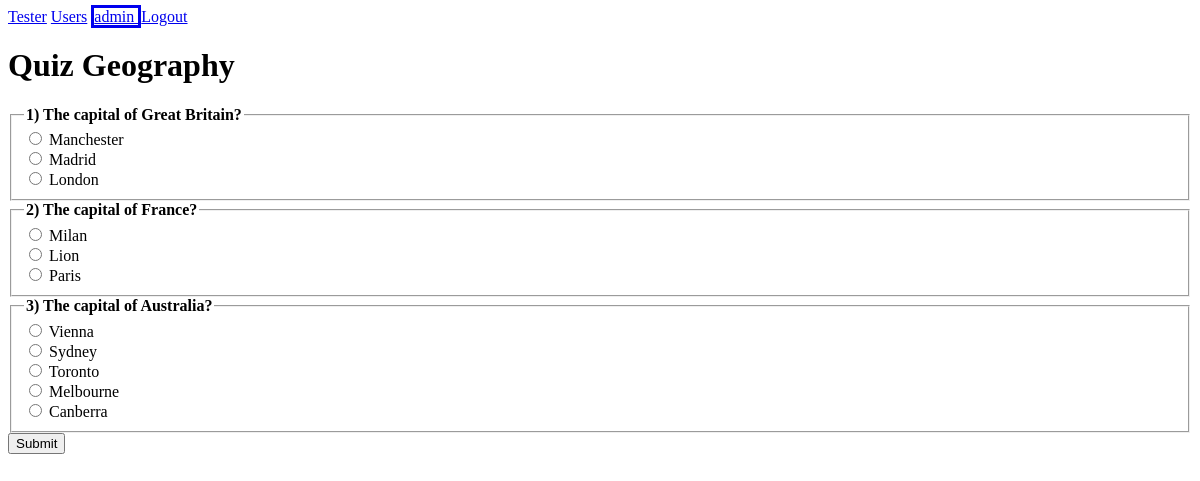
Page /quiz/3/ (signed in) on the earlier database version.
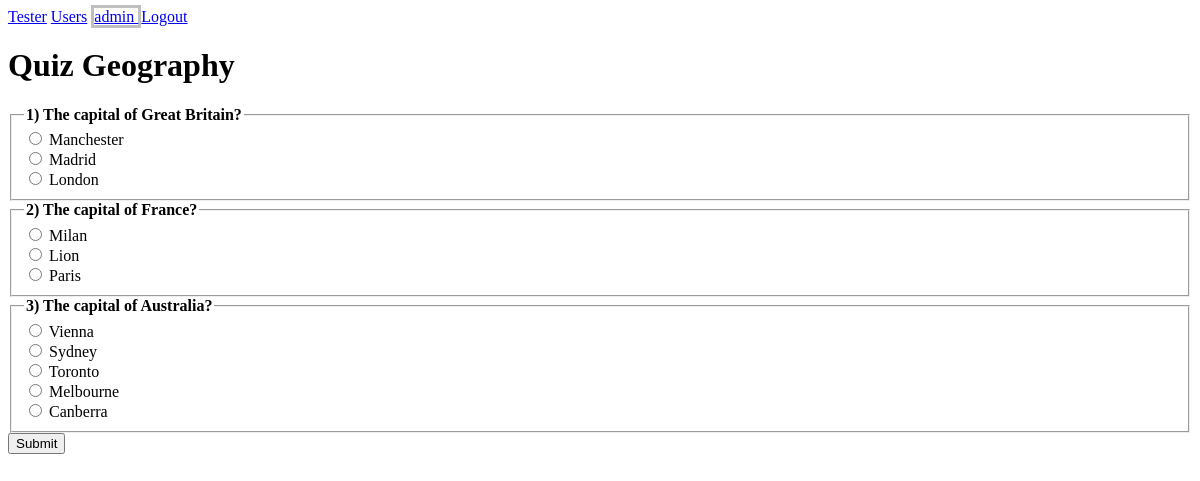
Same page on the later database version.
### quizzes/views.py (the view, shortened to what this page needs)
# urls.py: path('quiz/<int:pk>/', QuizView.as_view(), name='quiz'),
class QuizView(LoginRequiredMixin, DetailView):#ListView):
    model = Quiz  #Question
    template_name = 'quizzes/quiz.html'
    login_url = 'users:login'
    def get(self, request: HttpRequest, *args: Any, **kwargs: Any) -> HttpResponse:
        rensponse = super().get(request, *args, **kwargs)
        print('QuizView.get()')
        user = request.user
        quiz_id = int(kwargs['pk'])
        if user.is_quiz_passed(quiz_id):
            return render(request, 'quizzes/result.html', {
                'answers': user.quiz_answers(quiz_id)
            })
        return rensponse

### quizzes/models.py (called while the page is built)
    def __str__(self) -> str:
        return f'Quiz: "{self.title}"'

    def __str__(self) -> str:
        return f'Question: "{self.text}" (test: {self.quiz})'

    def __str__(self) -> str:
        return f'Answer: "{self.text}" (to question: {self.question})'

### users/models.py (called while the page is built)
    def is_quiz_passed(self, quiz_id: int, quiz: Quiz=None) -> bool:  # quiz_id: int
        print(quiz)
        print(self.answers.all())
        for answer in self.answers.all():
            print(answer.question.quiz == quiz)
            if answer.question.quiz.id == quiz_id:
                return True
        return False

### quizzes/templates/quizzes/quiz.html (shortened to what this page needs)
{% extends 'base.html' %}
{% block content %}
    <h1>Quiz {{ object.title }}</h1>
    {% if request.user.is_authenticated %}
        <form action="{% url 'quizzes:quiz' object.pk %}" method="post">
    {% endif %}
        {% for question in object.questions.all %}
            <fieldset>
                <legend><strong>{{ forloop.counter }}) {{ question.text }}</strong></legend>
                {% for answer in question.answers.all %}
                    <div>
                        <input
                            type="radio"
                            id="question{{ forloop.counter }}"
                            name="{{ question.id }}"
                            value="{{ answer.id }}">
                        <label for="question{{ forloop.counter }}">{{ answer.text }}</label>
                    </div>
                {% empty %}
                    There are no choises..
                {% endfor %}
            </fieldset>
        {% empty %}
            There are no quizzes yet..
        {% endfor %}
    {% if request.user.is_authenticated %}
        <input type="submit" value="Submit">
        </form>
    {% endif %}
{% endblock %}

Differences in the rows shown:
changed User "admin": color_id 4 → 7 (drawn)
